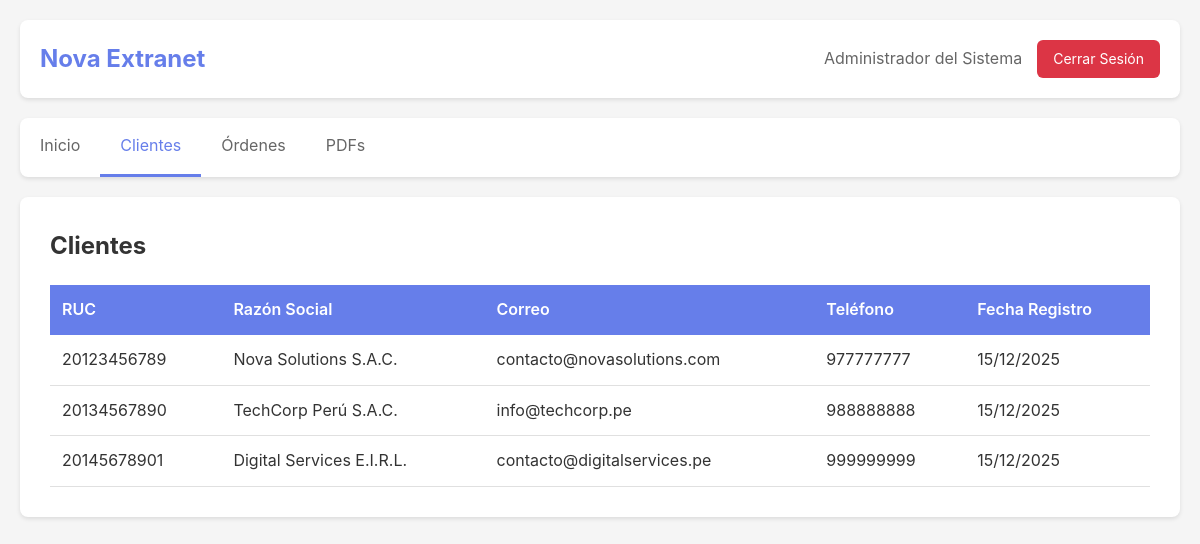
Page /admin/?pagina=clientes (signed in) on the committed database.
### tables this page shows
CREATE TABLE IF NOT EXISTS `clientes` (
  `id` int(11) NOT NULL AUTO_INCREMENT,
  `ruc` varchar(255) NOT NULL COMMENT 'RUC o identificador único del cliente (usado para login)',
  `razon_social` varchar(255) NOT NULL COMMENT 'Nombre o razón social de la empresa',
  `telefono` varchar(50) DEFAULT NULL COMMENT 'Teléfono de contacto',
  `direccion` text DEFAULT NULL COMMENT 'Dirección de la empresa',
  `representante` varchar(255) DEFAULT NULL COMMENT 'Nombre del representante legal',
  `clave` varchar(255) NOT NULL COMMENT 'Contraseña (texto plano o hash)',
  `correo` varchar(255) DEFAULT NULL COMMENT 'Email de contacto',
  `fecha_registro` timestamp NULL DEFAULT CURRENT_TIMESTAMP COMMENT 'Fecha de registro',
  PRIMARY KEY (`id`),
  UNIQUE KEY `ruc` (`ruc`),
  KEY `idx_correo` (`correo`)
);

### admin/app/controlador/clientesCon.php (called while the page is built, shortened)
<?php
require_once '../../config/sistema.php';
require_once '../modelo/clientesModelo.php';
$clientesModelo = new ClientesModelo();
$clientes = $clientesModelo->obtenerClientes();
require_once '../vista/clientes.phtml';

### admin/config/sistema.php (called while the page is built, shortened)
<?php
class Sistema {
    private $host;
    private $user;
    private $password;
    private $dbname;
    private $conn;
    public function __construct() {
        $this->host = HOST;
        $this->user = USER;
        $this->password = PASSWORD;
        $this->dbname = DB_NAME;
    }
    public function conectar() {
        try {
            $this->conn = new mysqli($this->host, $this->user, $this->password, $this->dbname);
            $this->conn->set_charset("utf8mb4");
            return $this->conn;
        } catch (Exception $e) {
            die("Error de conexión a la base de datos: " . $e->getMessage());
        }
    }
    public function getConexion() {
        return $this->conn;
    }
    public function consultar($sql) {
        $conn = $this->getConexion();
        $result = $conn->query($sql);
        return $result;
    }
}

### admin/app/modelo/clientesModelo.php (called while the page is built, shortened)
<?php
require_once '../../config/sistema.php';
class ClientesModelo {
    private $sistema;
    public function __construct() {
        $this->sistema = new Sistema();
    }
    public function obtenerClientes() {
        $sql = "SELECT id, ruc, razon_social, correo, telefono, fecha_registro FROM clientes ORDER BY fecha_registro DESC";
        try {
            $result = $this->sistema->consultar($sql);
            $clientes = [];
            while ($row = $result->fetch_assoc()) {
                $clientes[] = $row;
            }
            return $clientes;
        } catch (Exception $e) {
            return [];
        }
    }
}

### admin/app/vista/clientes.phtml (the view, shortened to what this page needs)
<!DOCTYPE html>
<html lang="es">
<head>
    <link rel="stylesheet" href="<?php echo ruta; ?>include/css/main.css">
</head>
<body>
    <div class="container">
        <header class="header">
            <h1>Nova Extranet</h1>
            <div class="user-info">
                <span><?php echo htmlspecialchars($_SESSION['nombre']); ?></span>
                <a href="<?php echo ruta; ?>?pagina=logout" class="btn-logout">Cerrar Sesión</a>
            </div>
        </header>
        <nav class="nav">
            <a href="<?php echo ruta; ?>?pagina=inicio" class="nav-link">Inicio</a>
            <a href="<?php echo ruta; ?>?pagina=clientes" class="nav-link active">Clientes</a>
            <a href="<?php echo ruta; ?>?pagina=ordenes" class="nav-link">Órdenes</a>
            <a href="<?php echo ruta; ?>?pagina=pdf" class="nav-link">PDFs</a>
        </nav>
        <main class="main-content">
            <h2>Clientes</h2>
            <?php if (empty($clientes)): ?>
                <div class="empty-state">
                    <p>No hay clientes registrados</p>
                </div>
            <?php else: ?>
                <div class="table-container">
                    <table class="data-table">
                        <thead>
                            <tr>
                                <th>RUC</th>
                                <th>Razón Social</th>
                                <th>Correo</th>
                                <th>Teléfono</th>
                                <th>Fecha Registro</th>
                            </tr>
                        </thead>
                        <tbody>
                            <?php foreach ($clientes as $cliente): ?>
                                <tr>
                                    <td><?php echo htmlspecialchars($cliente['ruc']); ?></td>
                                    <td><?php echo htmlspecialchars($cliente['razon_social']); ?></td>
                                    <td><?php echo htmlspecialchars($cliente['correo'] ?? 'N/A'); ?></td>
                                    <td><?php echo htmlspecialchars($cliente['telefono'] ?? 'N/A'); ?></td>
                                    <td><?php echo date('d/m/Y', strtotime($cliente['fecha_registro'])); ?></td>
                                </tr>
                            <?php endforeach; ?>
                        </tbody>
                    </table>
                </div>
            <?php endif; ?>
        </main>
    </div>
</body>
</html>

### admin/include/css/main.css (style rules this page uses)
* { margin: 0; padding: 0; box-sizing: border-box; }
body { font-family: -apple-system, BlinkMacSystemFont, 'Segoe UI', Roboto, 'Helvetica Neue', Arial, sans-serif; background: #f5f5f5; color: #333; line-height: 1.6; }
.container { max-width: 1200px; margin: 0 auto; padding: 20px; }
.header { background: white; padding: 20px; border-radius: 8px; margin-bottom: 20px; display: flex; justify-content: space-between; align-items: center; box-shadow: 0 2px 4px rgba(0,0,0,0.1); }
.header h1 { color: #667eea; font-size: 24px; }
.user-info { display: flex; align-items: center; gap: 15px; }
.user-info span { color: #666; }
.btn-logout { padding: 8px 16px; background: #dc3545; color: white; text-decoration: none; border-radius: 6px; font-size: 14px; transition: background 0.3s; }
.nav { background: white; padding: 0; border-radius: 8px; margin-bottom: 20px; display: flex; box-shadow: 0 2px 4px rgba(0,0,0,0.1); }
.nav-link { padding: 15px 20px; text-decoration: none; color: #666; transition: all 0.3s; border-bottom: 3px solid transparent; }
.nav-link.active { color: #667eea; border-bottom-color: #667eea; }
.main-content { background: white; padding: 30px; border-radius: 8px; box-shadow: 0 2px 4px rgba(0,0,0,0.1); }
.main-content h2 { margin-bottom: 20px; color: #333; }
.table-container { overflow-x: auto; margin-top: 20px; }
.data-table { width: 100%; border-collapse: collapse; background: white; }
.data-table thead { background: #667eea; color: white; }
.data-table th { padding: 12px; text-align: left; font-weight: 600; }
.data-table td { padding: 12px; border-bottom: 1px solid #e0e0e0; }

### rows in the picture
clientes: ruc "20123456789", razon_social "Nova Solutions S.A.C.", correo "contacto@novasolutions.com", telefono "977777777", fecha_registro "15/12/2025"
clientes: ruc "20134567890", razon_social "TechCorp Perú S.A.C.", correo "info@techcorp.pe", telefono "988888888", fecha_registro "15/12/2025"
clientes: ruc "20145678901", razon_social "Digital Services E.I.R.L.", correo "contacto@digitalservices.pe", telefono "999999999", fecha_registro "15/12/2025"

### other values in the picture
$_SESSION['nombre'] "Administrador del Sistema"
